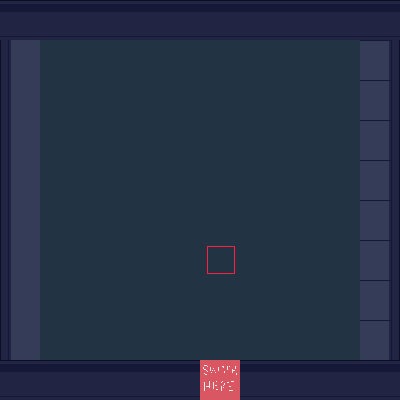

This game map was drawn from its Tiled (.tmx) file and the tilesets committed beside it. A one-line description and the full map source follow:
An orthogonal 10x10 tile map with 40x40 px tiles, 1 tile layer (Tile Layer 1).

<map version="1.2" tiledversion="1.2.0" orientation="orthogonal" renderorder="right-down" width="10" height="10" tilewidth="40" tileheight="40" infinite="0" nextlayerid="2" nextobjectid="1">
 <tileset firstgid="1" source="AllTiles.tsx" />
 <layer id="1" name="Tile Layer 1" width="10" height="10">
  <data encoding="csv">
36,36,36,36,36,36,36,36,36,36,
50,1,1,1,1,1,1,1,1,40,
50,1,1,1,1,1,1,1,1,40,
50,1,1,1,1,1,1,1,1,40,
50,1,1,1,1,1,1,1,1,40,
50,1,1,1,1,1,1,1,1,40,
50,1,1,1,1,3,1,1,1,40,
50,1,1,1,1,1,1,1,1,40,
50,1,1,1,1,1,1,1,1,40,
36,36,36,36,36,25,36,36,36,36
</data>
 </layer>
</map>
